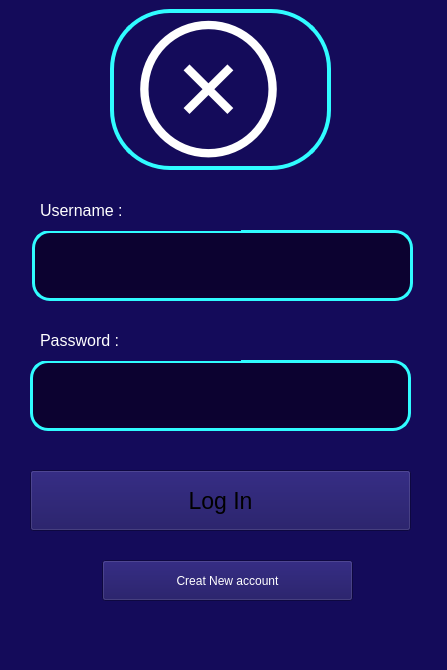
<?xml version="1.0" encoding="UTF-8"?>
<ui version="4.0">
 <class>MainWindow</class>
 <widget class="QMainWindow" name="MainWindow">
  <property name="geometry">
   <rect>
    <x>0</x>
    <y>0</y>
    <width>447</width>
    <height>670</height>
   </rect>
  </property>
  <property name="windowTitle">
   <string>MainWindow</string>
  </property>
  <property name="styleSheet">
   <string notr="true">background-color: rgb(20, 11, 90);</string>
  </property>
  <widget class="QWidget" name="centralwidget">
   <widget class="QLineEdit" name="Username">
    <property name="geometry">
     <rect>
      <x>32</x>
      <y>230</y>
      <width>381</width>
      <height>71</height>
     </rect>
    </property>
    <property name="font">
     <font>
      <pointsize>16</pointsize>
     </font>
    </property>
    <property name="styleSheet">
     <string notr="true">#Username{
color: rgb(255, 255, 255);
background-color: rgb(12, 2, 48);
border: 3px Solid rgb(48, 252, 255);
border-radius: 18px;
}
#Username:hover{
border: 2px solid rgb(255, 15, 51);
}
 </string>
    </property>
    <property name="text">
     <string/>
    </property>
    <property name="placeholderText">
     <string/>
    </property>
   </widget>
   <widget class="QLineEdit" name="Password">
    <property name="geometry">
     <rect>
      <x>30</x>
      <y>360</y>
      <width>381</width>
      <height>71</height>
     </rect>
    </property>
    <property name="font">
     <font>
      <pointsize>16</pointsize>
     </font>
    </property>
    <property name="styleSheet">
     <string notr="true">#Password{
color: rgb(255, 255, 255);
background-color: rgb(12, 2, 48);
border: 3px solid rgb(48, 252, 255);
border-radius: 18px;
}

#Password:hover{
border: 2px solid rgb(255, 15, 51);
}
</string>
    </property>
    <property name="text">
     <string/>
    </property>
   </widget>
   <widget class="QLabel" name="label_2">
    <property name="geometry">
     <rect>
      <x>40</x>
      <y>190</y>
      <width>201</width>
      <height>41</height>
     </rect>
    </property>
    <property name="font">
     <font>
      <pointsize>12</pointsize>
     </font>
    </property>
    <property name="styleSheet">
     <string notr="true">color: rgb(255, 255, 255);</string>
    </property>
    <property name="text">
     <string>Username :</string>
    </property>
   </widget>
   <widget class="QLabel" name="label_3">
    <property name="geometry">
     <rect>
      <x>40</x>
      <y>320</y>
      <width>201</width>
      <height>41</height>
     </rect>
    </property>
    <property name="font">
     <font>
      <pointsize>12</pointsize>
     </font>
    </property>
    <property name="styleSheet">
     <string notr="true">color: rgb(255, 255, 255);</string>
    </property>
    <property name="text">
     <string>Password :</string>
    </property>
   </widget>
   <widget class="QPushButton" name="Login_btn">
    <property name="geometry">
     <rect>
      <x>30</x>
      <y>470</y>
      <width>381</width>
      <height>61</height>
     </rect>
    </property>
    <property name="font">
     <font>
      <pointsize>17</pointsize>
     </font>
    </property>
    <property name="cursor">
     <cursorShape>PointingHandCursor</cursorShape>
    </property>
    <property name="styleSheet">
     <string notr="true">#Lgin_btn{
color: rgb(255, 255, 255);
background-color: rgb(48, 252, 205);
border-radius: 18px;
border: 4px solid rgb(148, 252, 255);
}
#Lgin_btn:hover:pressed{
background-color: rgb(35, 38, 255);
}</string>
    </property>
    <property name="text">
     <string>Log In</string>
    </property>
   </widget>
   <widget class="QLabel" name="label">
    <property name="geometry">
     <rect>
      <x>110</x>
      <y>9</y>
      <width>221</width>
      <height>161</height>
     </rect>
    </property>
    <property name="font">
     <font>
      <pointsize>75</pointsize>
      <underline>false</underline>
     </font>
    </property>
    <property name="styleSheet">
     <string notr="true">#label{
color: rgb(255, 255, 255);
border: 4px Solid rgb(48, 252, 255);
border-radius: 60px;
}
#label:hover{
color: rgb(255, 39, 1);
border: 4px dotted rgb(3, 255, 19);
}</string>
    </property>
    <property name="text">
     <string></string>
    </property>
   </widget>
   <widget class="QPushButton" name="New_btn">
    <property name="geometry">
     <rect>
      <x>102</x>
      <y>560</y>
      <width>251</width>
      <height>41</height>
     </rect>
    </property>
    <property name="styleSheet">
     <string notr="true">color: rgb(255, 255, 255);
</string>
    </property>
    <property name="text">
     <string>Creat New account</string>
    </property>
   </widget>
  </widget>
  <widget class="QMenuBar" name="menubar">
   <property name="geometry">
    <rect>
     <x>0</x>
     <y>0</y>
     <width>447</width>
     <height>29</height>
    </rect>
   </property>
  </widget>
  <widget class="QStatusBar" name="statusbar"/>
 </widget>
 <resources/>
 <connections/>
</ui>
